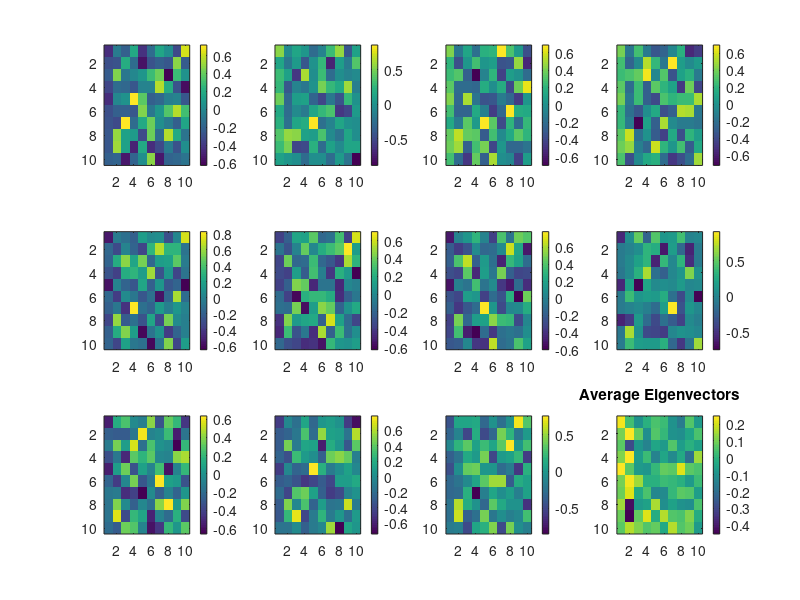

Write MATLAB code to recreate this figure. (Note: this script raises an error after producing the figure.)
load('a.mat')
load('scores.mat')
load('lookup_tab.mat')
%%
eig_of_interest = 2;
g = [];
scores_tmp = [];
U = [];
all_scores = [];
for i = 1:11
    scores_tmp = eval(lookup_tab{i,2});
%     scores_tmp = scores_tmp - mean(scores_tmp,2);
    all_scores = cat(2, all_scores, scores_tmp);
    [U(:,:,i),~,~] = svd(scores_tmp);
end

% fix the eigs:
U(:,:,2:4) = U(:,:,2:4) * (-1);

U_m = squeeze(mean(U,3));

figure
for i = 1:11
    subplot(3,4,i)
    imagesc(squeeze(U(:,:,i))); colorbar;
end

U_m = U_m * (-1);
subplot(3,4,12)
imagesc(U_m); colorbar
tit = title('Average Eigenvectors');
tit.FontSize = 14;
ylabel('Questions')
xlabel('Eigenvectors')
ax = gca; ax.FontSize = 14;


% project and normalize the scores:

sc = mapminmax(U_m'* all_scores, 0,1);
qq = quantile(sc, [0.33 0.66]);

figure
dsp = 0;
for i = 1:11
    sc_tmp = sc(:,1+dsp:50+dsp);
    assignin('base', lookup_tab{i,2}, sc_tmp);
    subplot(3,4,i)
    histogram(sc_tmp); 
    tit = title(num2str(i));
    tit.FontSize = 14;
    dsp = dsp + 50;
end

subplot(3,4,12)
histogram(sc);
tit = title('histogram of all scores');
tit.FontSize = 14;
ax = gca;
ax.XLim = [0 1];

U_m(:,2)